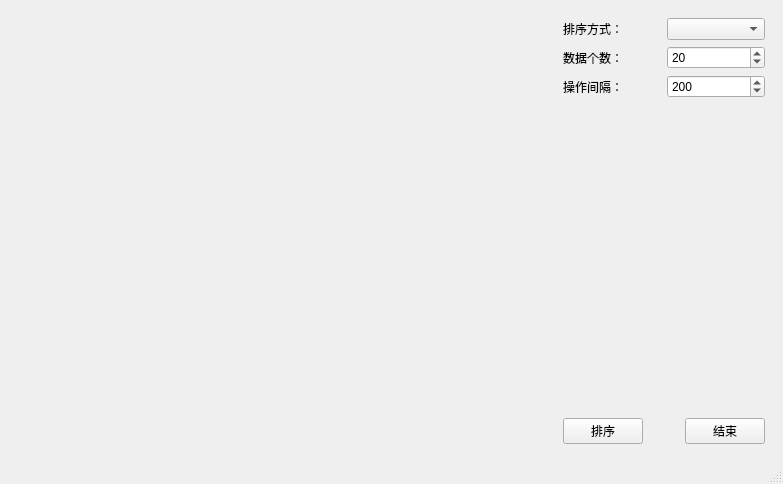
<?xml version="1.0" encoding="UTF-8"?>
<ui version="4.0">
 <class>MainUI</class>
 <widget class="QMainWindow" name="MainUI">
  <property name="geometry">
   <rect>
    <x>0</x>
    <y>0</y>
    <width>783</width>
    <height>484</height>
   </rect>
  </property>
  <property name="windowTitle">
   <string>SortSyt</string>
  </property>
  <property name="styleSheet">
   <string notr="true">/* 主体 */
*{
color:rgb(220, 220, 220);
}
QMainWindow,#centralwidget{
background:black;
}
#centralwidget&gt;QWidget{
border:1px solid rgb(128, 128, 128);
}
/* 标签 */
QLabel{
border:0;
}
/* 下拉框 */
QComboBox{
height:24px;
padding-left: 5px;
border:1px solid rgb(128, 128, 128);
background-color: rgb(40 ,40 ,40);
border-radius: 3px;
}
QComboBox:disabled{
color:rgb(128, 128, 128);
}
QComboBox:hover{
border-color:rgb(255, 170, 0); 
}
QComboBox QAbstractItemView{
outline: 0px; /*选项虚线*/
background-color:rgb(110, 110, 110);
}
QComboBox QAbstractItemView::item{
/*高度设置需要代码中setView(new QListView(this));*/
height:26px;
}
QComboBox QAbstractItemView::item:hover{
color:black;
background-color: rgb(255, 170, 0);
}
QComboBox QAbstractItemView::item:selected{
background-color: rgb(255, 170, 0);
}
QComboBox::drop-down {
width:20px;
height:20px;
subcontrol-position: center right;
right:2px;
top:3px;
border:0;
background-color:transparent;
}
QComboBox::down-arrow {
/*替换三角小图标*/
width:16px;
height:16px;
background-color: qconicalgradient(
cx:0.5, cy:0.6, angle:0.5, 
stop:0.125 rgba(0, 0, 0, 0), 
stop:0.1251 rgba(200, 200, 200, 255), 
stop:0.375 rgba(200, 200, 200, 255), 
stop:0.3751 rgba(0, 0, 0, 0));
}
QComboBox::down-arrow:hover {
background-color: qconicalgradient(
cx:0.5, cy:0.6, angle:0.5, 
stop:0.125 rgba(0, 0, 0, 0), 
stop:0.1251 rgba(255, 170, 0, 255), 
stop:0.375 rgba(255, 170, 0, 255), 
stop:0.3751 rgba(0, 0, 0, 0));
}
/* 数字框 */
QSpinBox{
height:24px;
padding-left: 5px;
border:1px solid rgb(128, 128, 128);
background-color: rgb(40 ,40 ,40);
border-radius: 3px;
}
QSpinBox:disabled{
color:rgb(128, 128, 128);
}
QSpinBox:hover{
border-color:rgb(255, 170, 0); 
}
QSpinBox::up-button{
width:14px;
height:14px;
subcontrol-origin:border;
subcontrol-position:top right;
right:6px;
top:-2px;
background-color: qconicalgradient(
cx:0.5, cy:0.5, angle:0.5, 
stop:0.625 rgba(0, 0, 0, 0), 
stop:0.6251 rgba(200, 200, 200, 255), 
stop:0.875 rgba(200, 200, 200, 255), 
stop:0.8751 rgba(0, 0, 0, 0));
}
QSpinBox::up-button:hover{
background-color: qconicalgradient(
cx:0.5, cy:0.5, angle:0.5, 
stop:0.625 rgba(0, 0, 0, 0), 
stop:0.6251 rgba(255, 170, 0, 255), 
stop:0.875 rgba(255, 170, 0, 255), 
stop:0.8751 rgba(0, 0, 0, 0));
}
QSpinBox::down-button{
width:14px;
height:14px;
subcontrol-origin:border;
subcontrol-position:bottom right;
right:5px;
bottom:-2px;
background-color: qconicalgradient(
cx:0.5, cy:0.5, angle:0.5, 
stop:0.125 rgba(0, 0, 0, 0), 
stop:0.1251 rgba(200, 200, 200, 255), 
stop:0.375 rgba(200, 200, 200, 255), 
stop:0.3751 rgba(0, 0, 0, 0));
}
QSpinBox::down-button:hover{
background-color: qconicalgradient(
cx:0.5, cy:0.5, angle:0.5, 
stop:0.125 rgba(0, 0, 0, 0), 
stop:0.1251 rgba(255, 170, 0, 255), 
stop:0.375 rgba(255, 170, 0, 255), 
stop:0.3751 rgba(0, 0, 0, 0));
}
/* 按钮 */
QPushButton{
width:120px;
height:26px;
border:1px solid rgb(128, 128, 128);
background-color: rgb(40 ,40 ,40);
border-radius: 3px;
}
QPushButton:hover{
border-color:rgb(255, 170, 0); /* 橙色边框 */
}
QPushButton:pressed{
background-color: rgb(255, 170, 0);
border-color: rgb(128, 128, 128);
color:black;
}
QPushButton:checked{
color: rgb(0, 170, 255);
border-color: rgb(0, 170, 255); /* 蓝色边框 */
}
QPushButton:disabled{
color: rgb(230, 230, 230);
background-color: rgb(150, 150, 150);
}
QPushButton:checked:pressed{
color:black;
}
QPushButton:checked:hover{
border-color: rgb(255, 170, 128);
}</string>
  </property>
  <widget class="QWidget" name="centralwidget">
   <layout class="QHBoxLayout" name="horizontalLayout_5">
    <item>
     <widget class="QWidget" name="canvasWrap" native="true">
      <layout class="QVBoxLayout" name="verticalLayout_2">
       <item>
        <widget class="MainCanvas" name="canvas" native="true"/>
       </item>
      </layout>
     </widget>
    </item>
    <item>
     <widget class="QWidget" name="panel" native="true">
      <property name="minimumSize">
       <size>
        <width>220</width>
        <height>0</height>
       </size>
      </property>
      <property name="maximumSize">
       <size>
        <width>220</width>
        <height>16777215</height>
       </size>
      </property>
      <layout class="QVBoxLayout" name="verticalLayout">
       <item>
        <layout class="QHBoxLayout" name="horizontalLayout_2">
         <item>
          <widget class="QLabel" name="label">
           <property name="text">
            <string>排序方式：</string>
           </property>
          </widget>
         </item>
         <item>
          <widget class="QComboBox" name="comboType"/>
         </item>
        </layout>
       </item>
       <item>
        <layout class="QHBoxLayout" name="horizontalLayout_4">
         <item>
          <widget class="QLabel" name="label_3">
           <property name="text">
            <string>数据个数：</string>
           </property>
          </widget>
         </item>
         <item>
          <widget class="QSpinBox" name="spinCount">
           <property name="minimum">
            <number>2</number>
           </property>
           <property name="maximum">
            <number>999999999</number>
           </property>
           <property name="value">
            <number>20</number>
           </property>
          </widget>
         </item>
        </layout>
       </item>
       <item>
        <layout class="QHBoxLayout" name="horizontalLayout_3">
         <item>
          <widget class="QLabel" name="label_2">
           <property name="text">
            <string>操作间隔：</string>
           </property>
          </widget>
         </item>
         <item>
          <widget class="QSpinBox" name="spinInterval">
           <property name="minimum">
            <number>0</number>
           </property>
           <property name="maximum">
            <number>999999999</number>
           </property>
           <property name="value">
            <number>200</number>
           </property>
          </widget>
         </item>
        </layout>
       </item>
       <item>
        <spacer name="verticalSpacer">
         <property name="orientation">
          <enum>Qt::Vertical</enum>
         </property>
         <property name="sizeHint" stdset="0">
          <size>
           <width>20</width>
           <height>232</height>
          </size>
         </property>
        </spacer>
       </item>
       <item>
        <layout class="QHBoxLayout" name="horizontalLayout">
         <item>
          <widget class="QPushButton" name="btnSort">
           <property name="text">
            <string>排序</string>
           </property>
          </widget>
         </item>
         <item>
          <spacer name="horizontalSpacer">
           <property name="orientation">
            <enum>Qt::Horizontal</enum>
           </property>
           <property name="sizeHint" stdset="0">
            <size>
             <width>40</width>
             <height>20</height>
            </size>
           </property>
          </spacer>
         </item>
         <item>
          <widget class="QPushButton" name="btnStop">
           <property name="text">
            <string>结束</string>
           </property>
          </widget>
         </item>
        </layout>
       </item>
      </layout>
     </widget>
    </item>
   </layout>
  </widget>
  <widget class="QMenuBar" name="menubar">
   <property name="geometry">
    <rect>
     <x>0</x>
     <y>0</y>
     <width>783</width>
     <height>21</height>
    </rect>
   </property>
  </widget>
  <widget class="QStatusBar" name="statusbar"/>
 </widget>
 <customwidgets>
  <customwidget>
   <class>MainCanvas</class>
   <extends>QWidget</extends>
   <header>MainCanvas.h</header>
   <container>1</container>
  </customwidget>
 </customwidgets>
 <resources/>
 <connections/>
</ui>
